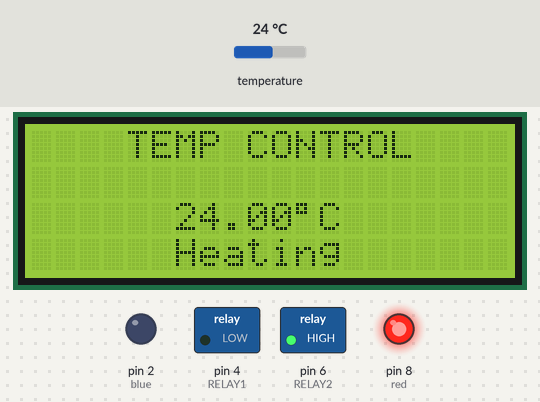
A sketch run on a simulated Arduino Uno, built with avr-gcc and run on an emulated ATmega328P. Shown: 20×4 character LCD, switched loads named in the sketch (green lamp = pin HIGH), output pins drawn as LEDs (lit = HIGH). The test bench sets the inputs (shaded band); at power-on: temperature 24 °C.

Above: at 1.2 s.
1.3 s: temperature set to 25.9 °C
At 2.5 s:
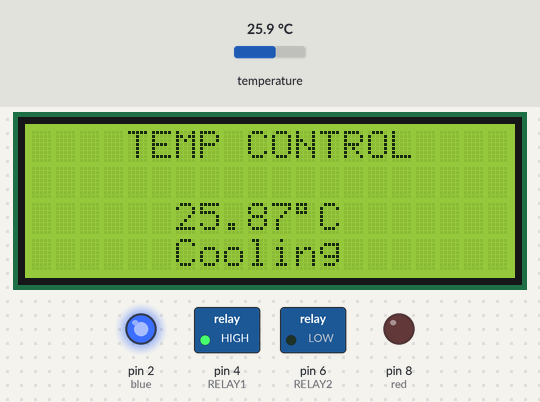
3.2 s: temperature set to 12 °C
At 3.9 s:
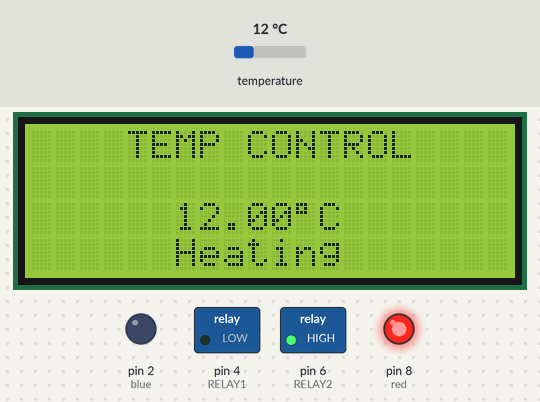
4.8 s: temperature set to 19 °C
Timing chart, 0 to 7.8 s (numbered marks = the images above; inputs shaded):
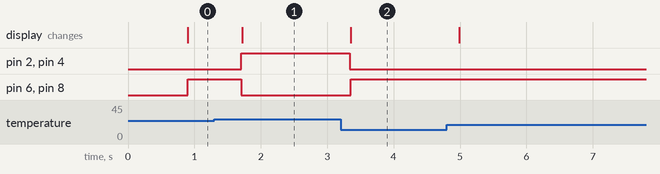

Measured:
- the behaviour switches between 25 and 25.1 °C on temperature (found by bisection; images 0 and 1)
- after the input at 1.3 s, pin 2 (blue), pin 4 (RELAY1): LOW → HIGH after 0.40 s; pin 6 (RELAY2), pin 8 (red): HIGH → LOW after 0.40 s; the display: changes after 0.42 s (image 1)
- after the input at 3.2 s, pin 2 (blue): HIGH → LOW after 0.14 s; pin 4 (RELAY1): HIGH → LOW after 0.15 s; pin 6 (RELAY2): LOW → HIGH after 0.15 s; pin 8 (red): LOW → HIGH after 0.14 s; the display: changes after 0.15 s (image 2)

The sketch:

LED_temp_sensor_control.ino
```cpp
/*
Arduino Temperature Controller

YouTube channel: https://www.youtube.com/channel/UCfdLxePQ-hx4gGpe6v3Hu-Q

Made by Daedalus
*/

#include <Wire.h>
#include <DallasTemperature.h>
#include <LiquidCrystal_I2C.h>
#define RELAY1  4  // Relay heating
#define RELAY2  6  // Relay cooling

int red = 8; // red LED heating
int blue = 2; // blue LED cooling

#define BACKLIGHT_PIN 13
#define ONE_WIRE_BUS 7
LiquidCrystal_I2C lcd(0x3F, 2, 1, 0, 4, 5, 6, 7, 3, POSITIVE);
OneWire oneWire(ONE_WIRE_BUS);
DallasTemperature sensors(&oneWire);

void setup() {
  Serial.begin(9600);
  sensors.begin();
  lcd.begin(20,4);
  lcd.backlight();

pinMode(red, OUTPUT);
pinMode(blue, OUTPUT);
pinMode(RELAY1, OUTPUT);
pinMode(RELAY2, OUTPUT);

    }

void loop() {
lcd.setCursor(0, 0);
  lcd.print("    TEMP CONTROL");

  sensors.requestTemperatures();
  float temperature = sensors.getTempCByIndex(0);
  lcd.setCursor(0, 2);
  lcd.print("      ");
  lcd.print(sensors.getTempCByIndex(0));
  lcd.print("\337C");

    if(temperature < 25)
    {
digitalWrite(red,HIGH);
digitalWrite(blue,LOW);

      lcd.setCursor(0, 3);
      lcd.print("      Heating");

digitalWrite(RELAY1,0);
digitalWrite(RELAY2,1);
           }
    else if(temperature > 25)
    {
digitalWrite(RELAY1,1);
digitalWrite(RELAY2,0);
digitalWrite(red,LOW);
digitalWrite(blue,HIGH);

 lcd.setCursor(0, 4);
      lcd.print("      Cooling ");
      lcd.setCursor(0, 3);

}
}
```
